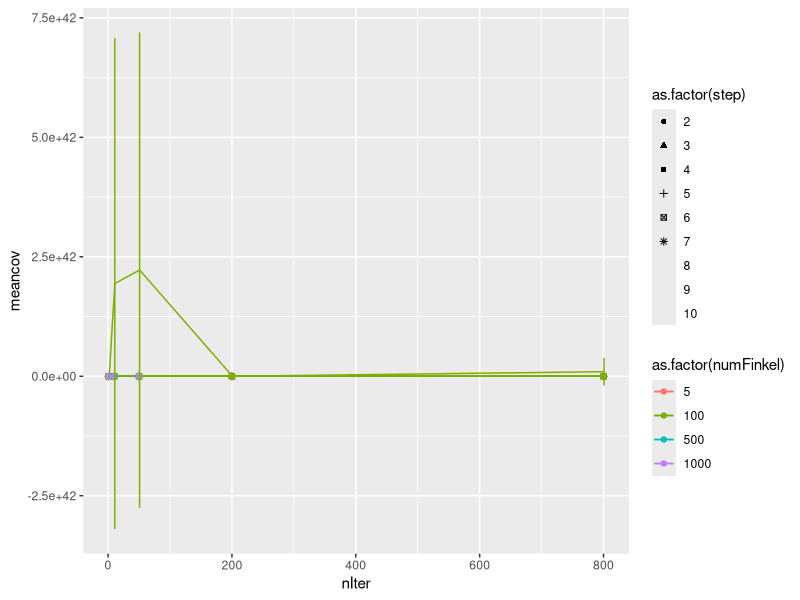

This figure's R source:
library(ggplot2)
library(data.table)

runs = fread("filtertest15.csv",header=F)
names(runs) = c("model","dimensions","repNum",
                "step","numFinkel","numFranken",
                "numPart","nIter","mhAccepts",
                "kl","covdiv","meandiv","entropydiv")
runmeans = runs[,list(meankl=mean(kl),sdkl=sd(kl),
                      meancov=mean(covdiv),sdcov=sd(covdiv),
                      meandiff=mean(meandiv),sddiff=sd(meandiv)),
                by=list(model,dimensions,step,numFinkel,nIter)]

pd = position_dodge(2)

(ggplot(data=runmeans[model=="finkel",],mapping=
         aes(x=nIter,y=meancov,color=as.factor(numFinkel),
             shape=as.factor(step),group=as.factor(step))) +
  geom_line(position=pd) + geom_point(position=pd) + 
    geom_errorbar(aes(ymin=meancov-sdcov,ymax=meancov+sdcov),position=pd,width=2))
dim(runs[model=="finkel"&covdiv<100,])
